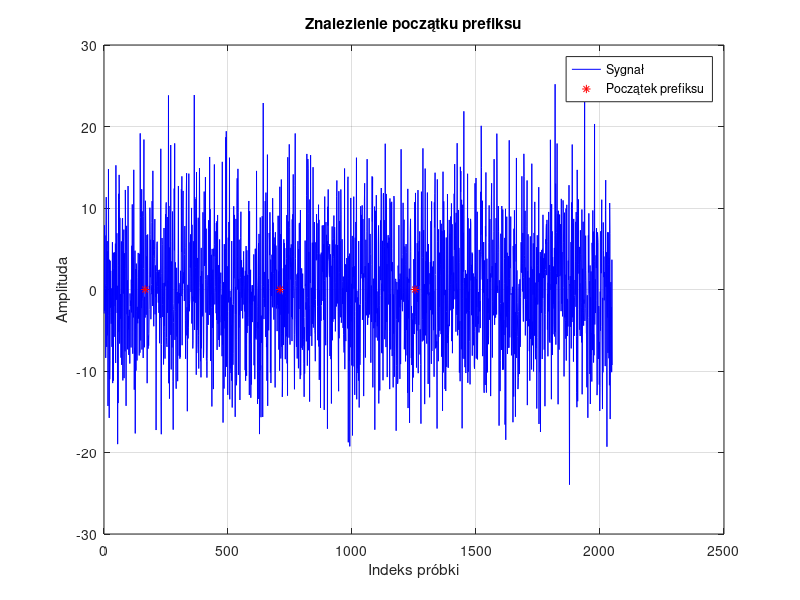

Reproduce this figure in MATLAB.
clear all; close all; clc;

% Wczytanie danych
data = load('adsl_x.mat');
signal = data.x;

prefix_length = 32;
frame_length = 512;
package_length = prefix_length + frame_length;

max_correlation = 0;
start_prefix_positions = zeros(3, 1); % wiemy, że są 3 prefiksy

for i = 1:floor(length(signal) / 3)
    if (i + 3 * package_length) > length(signal)
        break;
    end
    
    max_corr_group = 0;
    tmp_start_prefix_positions = zeros(3, 1);
    
    % Dla każdego prefiksu obliczamy jego korelację z kopią kolejnego bloku danych 
    % Sumujemy te korelacje dla każdego prefiksu

    for j = 1:3
        prefix = signal(i + (j - 1) * package_length : i + (j - 1) * package_length + prefix_length);
        tmp_start_prefix_positions(j, 1) = i + (j - 1) * package_length;
        
        % Zmienna do przechowywania kolejnego bloku danych
        copy_probe_block = signal(i + (j - 1) * package_length + frame_length : ...
                                  i + (j - 1) * package_length + frame_length + prefix_length);
        
        % Obliczenie korelacji
        corr = xcorr(prefix, copy_probe_block);
        % corr = corr_fun(prefix, copy_probe_block);

        max_corr_group = max_corr_group + mean(corr);
    end
    
    if max_corr_group > max_correlation
        max_correlation = max_corr_group;
        start_prefix_positions = tmp_start_prefix_positions;
    end
end

figure;
plot(signal, 'b-');
hold on;
for i = 1:3
    plot(start_prefix_positions(i, 1), 0, 'r*')
end
hold off;
title('Znalezienie początku prefiksu');
xlabel('Indeks próbki');
ylabel('Amplituda');
legend('Sygnał', 'Początek prefiksu');
grid on;
